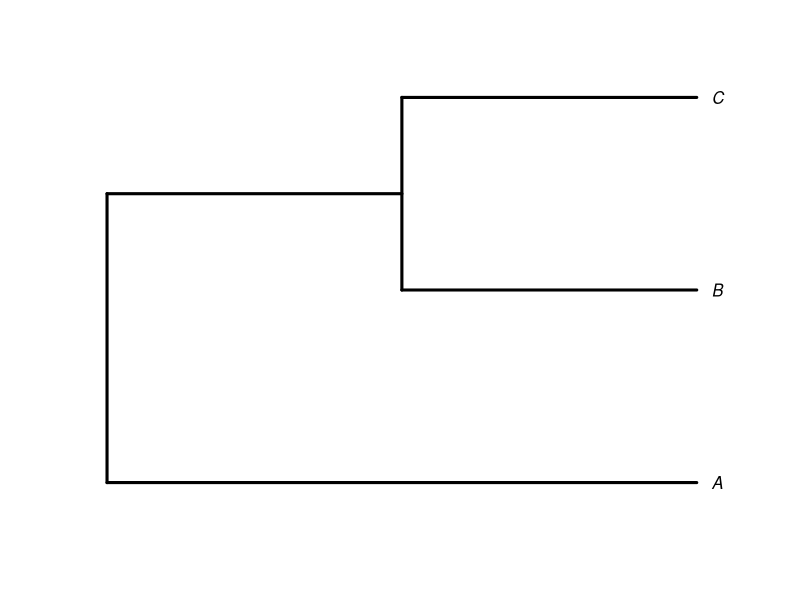
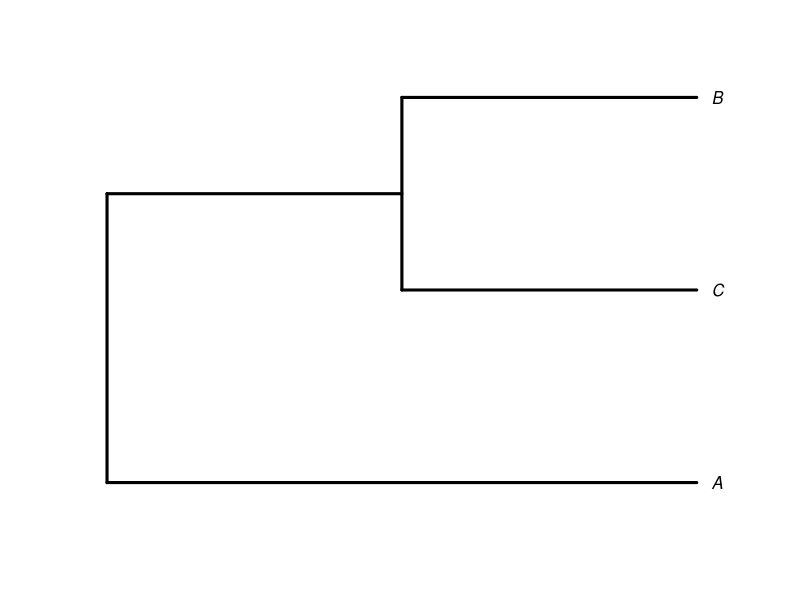
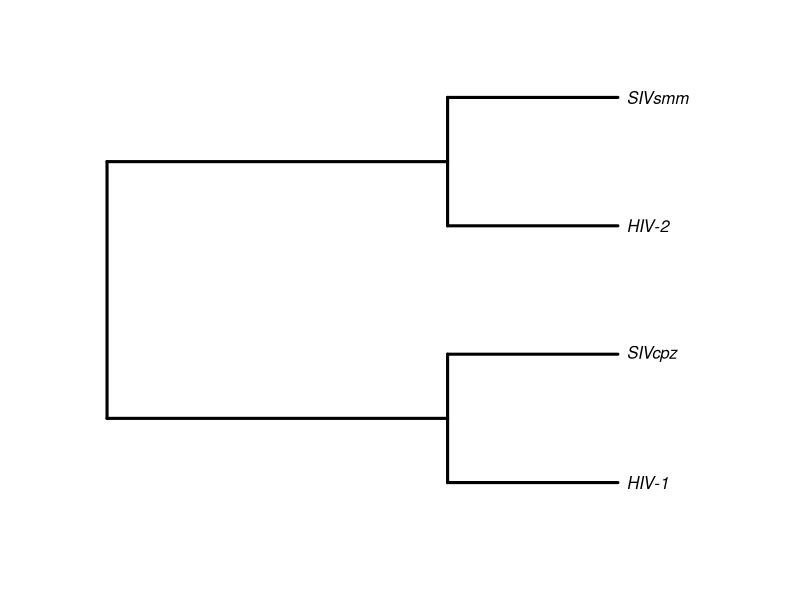
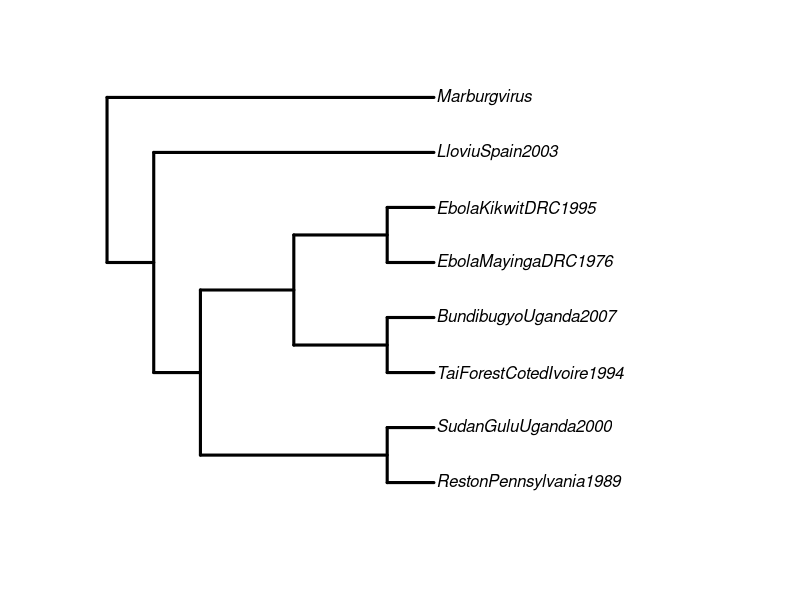
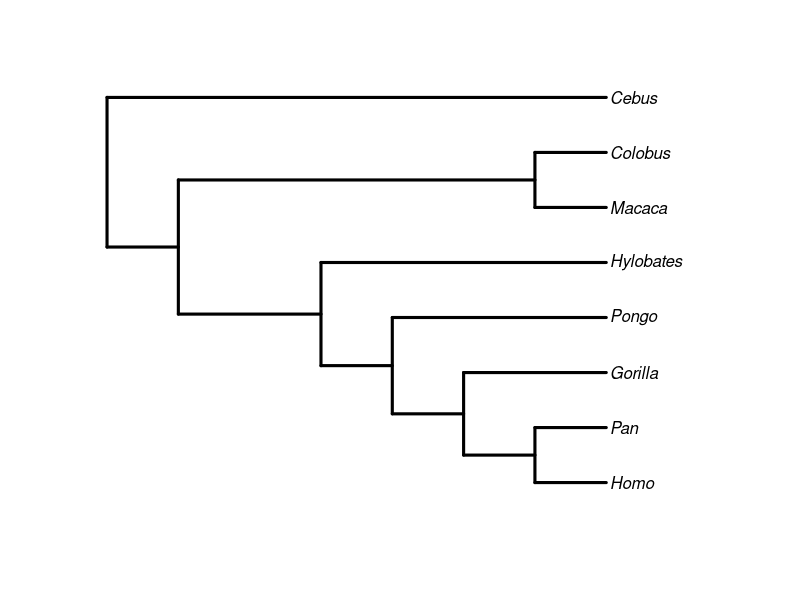
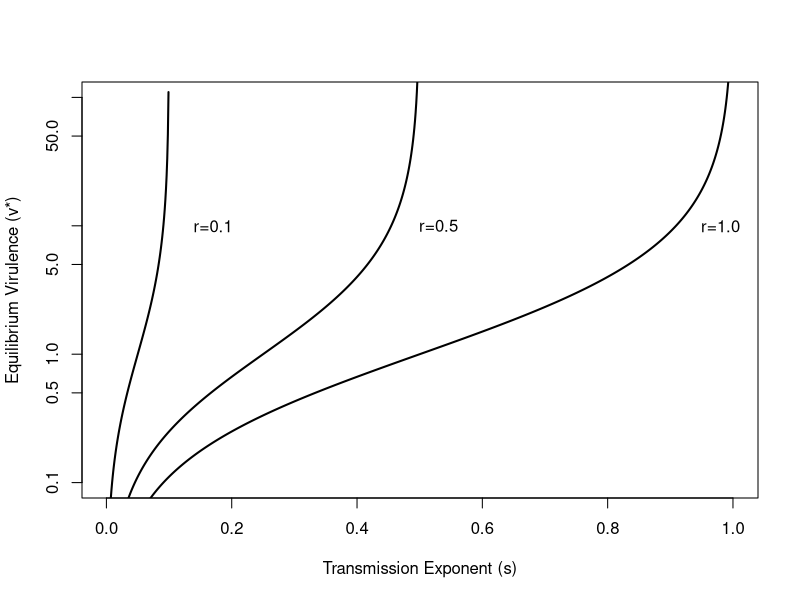
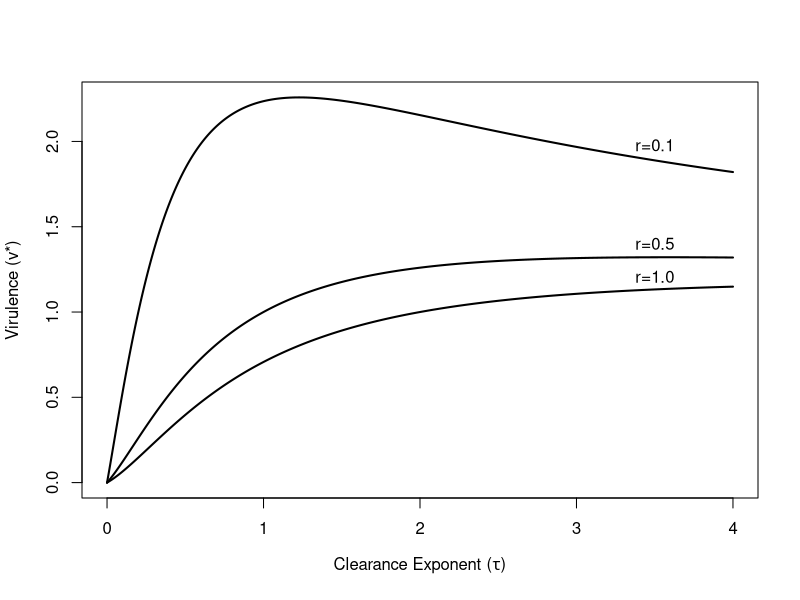
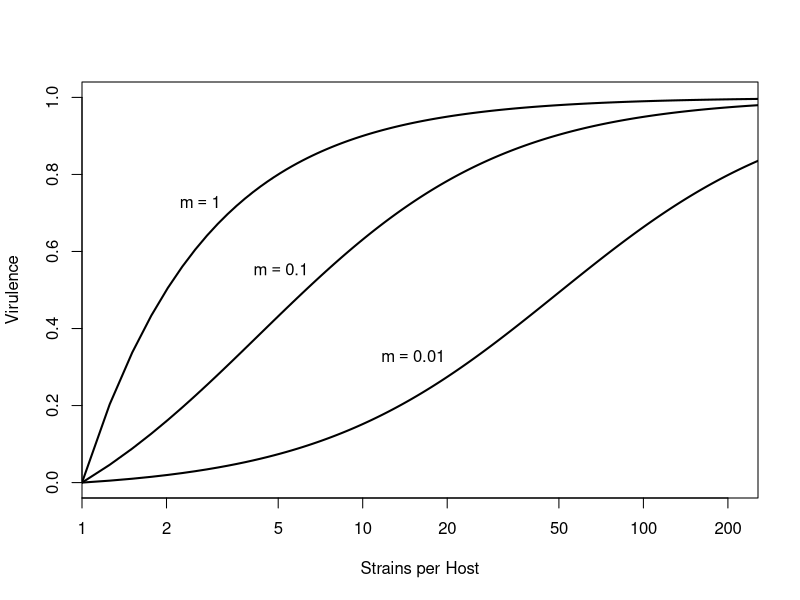

Write the R code that produced these figures, in order.
## ---- chunk 1
#| fig-asp: 1
#| echo: false
library(ape)
tt <- "(A,(B,C));"
ttt <- read.tree(text = tt)
plot(ttt, type="phylogram", edge.width=3, label.offset=0.05)
tt <- "(A,(C,B));"
ttt <- read.tree(text = tt)
plot(ttt, type="phylogram", edge.width=3, label.offset=0.05)
## ---- chunk 2
#| fig-asp: 1
#| echo: false
require(ape)
lenti <- "((HIV-1,SIVcpz),(HIV-2,SIVsmm));"
lenti <- read.tree(text=lenti)
plot(lenti, type="phylogram", edge.width=3, label.offset=0.05)
## ---- chunk 3
#| fig-asp: 1
#| echo: false
#filo <- "((((RP89,SGU00),((TFIC94,BU07),(EMDRC76,EKDRC95))) LlS03),M);"
filo <- "((((Reston Pennsylvania 1989,Sudan Gulu Uganda 2000),
         ((Tai Forest Cote dIvoire 1994,Bundibugyo Uganda 2007),(Ebola Mayinga DRC 1976,Ebola Kikwit DRC 1995))),Lloviu Spain 2003), Marburgvirus);"
filo <- read.tree(text=filo)
plot(filo, type="phylogram", edge.width=3, label.offset=0.05)
## ---- chunk 4
#| fig-asp: 1
#| echo: false
tt <- "((((((Homo,Pan), Gorilla), Pongo), Hylobates), (Macaca,Colobus)),Cebus);"
anthropoids <- read.tree(text=tt)
plot(anthropoids, type="phylogram", edge.width=3, label.offset=0.05)
## ---- chunk 5
#| fig-asp: 1
## Figure 3 (Frank 1996)
vstar <- expression(s*(delta+gamma)/(r-s))
s <- seq(0,1,length=1000)
delta <- 0.3
gamma <- 0.7

## r=0.1
r <- 0.1
vr01 <- eval(vstar)

## r=0.5
r <- 0.5
vr05 <- eval(vstar)

## r=1.0
r <- 1
vr1 <- eval(vstar)

## transmissibility is assumed to be a power function of virulence
## beta(v) = b*v^s, s \in (0,1)

plot(s[vr1>0],vr1[vr1>0], log="y", type="l", lwd=2, ylim=c(0.1,100),
     xlab="Transmission Exponent (s)", ylab="Equilibrium Virulence (v*)")
lines(s[vr05>0],vr05[vr05>0], lwd=2)
lines(s[vr01>0],vr01[vr01>0], lwd=2)
text(0.17,10,"r=0.1")
text(0.53,10,"r=0.5")
text(0.98,10, "r=1.0")
## ---- chunk 6
#| fig-asp: 1
## Frank (1996) figure 4 (kind of -- it's a cross-section of his false 3d plot)
vstar1 <- expression( (gamma*tau/r)^(1/(tau+1)) )
tau <- seq(0,4, length=1000)
gamma <- 0.5


r <- 0.1
plot(tau,eval(vstar1), type="l",  lwd=2,
      xlab=expression(paste("Clearance Exponent (", tau, ")", sep="")),
      ylab="Virulence (v*)")

r <- 0.5
lines(tau,eval(vstar1), lwd=2)

r <- 1
lines(tau,eval(vstar1), lwd=2)
text(3.5,1.98,"r=0.1")
text(3.5,1.4,"r=0.5")
text(3.5,1.21,"r=1.0")
## ---- chunk 7
#| fig-asp: 1
### Frank (1996) Figure 2
lambda <- 1
k <- seq(1,256, length=1000)
m <- 1.0
rrr <- expression( (k-(k-1)*((1-m)^2))^-1 )
r <- eval(rrr)
vstar <- expression( lambda*(1-r)/(lambda*(1-r) + r) )
pdf("superinfection.pdf", height=5,width=8)
plot(k, eval(vstar), type="l", lwd=2, log="x", xaxs="i", ylim=c(0,1),
     xlab="Strains per Host", ylab="Virulence")

## m=0.1
m <- 0.1
r <- eval(rrr)
lines(k, eval(vstar), lwd=2)

# m=0.01
m <- 0.01
r <- eval(rrr)
lines(k, eval(vstar), lwd=2)

#locator(3)
x <- c(2.633309,  5.113474, 15.110922)
y <- c(0.73, 0.555, 0.33)
text(x[1],y[1],expression(m == 1))
text(x[2],y[2],expression(m == 0.1))
text(x[3],y[3],expression(m == 0.01))
